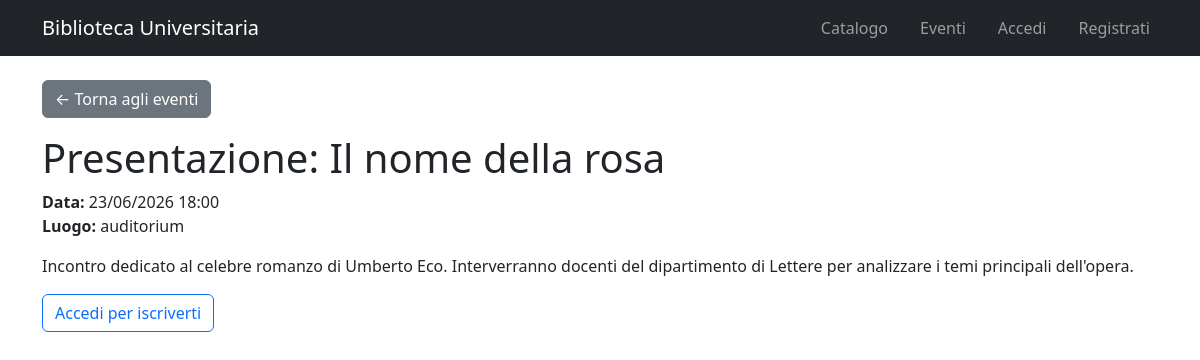
The app's page /evento/1/ with its own data.
### catalogo/models.py (models this page shows, shortened)
class Evento(models.Model):
    titolo = models.CharField(max_length=200)
    descrizione = models.TextField()
    data = models.DateTimeField()
    luogo = models.CharField(max_length=200)
    class Meta:
        verbose_name = "Evento"
        verbose_name_plural = "Eventi"

### catalogo/views.py (the view)
# urls.py: path('evento/<int:evento_id>/', views.dettaglio_evento, name='dettaglio_evento'),
def dettaglio_evento(request, evento_id):
    evento = get_object_or_404(Evento, id=evento_id)
    iscritto = False
    if request.user.is_authenticated:
        iscritto = Iscrizione.objects.filter(utente=request.user, evento=evento).exists()
    return render(request, 'catalogo/dettaglio_evento.html', {'evento': evento, 'iscritto': iscritto})

### catalogo/templates/catalogo/dettaglio_evento.html (shortened to what this page needs)
{% extends 'catalogo/base.html' %}
{% block content %}
<a href="{% url 'lista_eventi' %}" class="btn btn-secondary mb-3">&larr; Torna agli eventi</a>
<h1>{{ evento.titolo }}</h1>
<p>
    <strong>Data:</strong> {{ evento.data|date:"d/m/Y H:i" }}<br>
    <strong>Luogo:</strong> {{ evento.luogo }}<br>
</p>
<p>{{ evento.descrizione }}</p>
{% if user.is_authenticated %}
    {% if iscritto %}
    <div class="alert alert-success">Sei iscritto a questo evento.</div>
    <form method="post" action="{% url 'cancella_iscrizione' evento.id %}">
        {% csrf_token %}
        <button type="submit" class="btn btn-danger">Cancella iscrizione</button>
    </form>
    {% else %}
    <form method="post" action="{% url 'iscrizione_evento' evento.id %}">
        {% csrf_token %}
        <button type="submit" class="btn btn-primary">Iscriviti</button>
    </form>
    {% endif %}
{% else %}
<a href="{% url 'login' %}" class="btn btn-outline-primary">Accedi per iscriverti</a>
{% endif %}
{% endblock %}

### records on screen
Evento: titolo "Presentazione: Il nome della rosa", data "23/06/2026 18:00", luogo "auditorium", descrizione "Incontro dedicato al celebre romanzo di Umberto Eco. Interverranno docenti del dipartimento di Lettere per analizzare i temi principali dell'opera."
